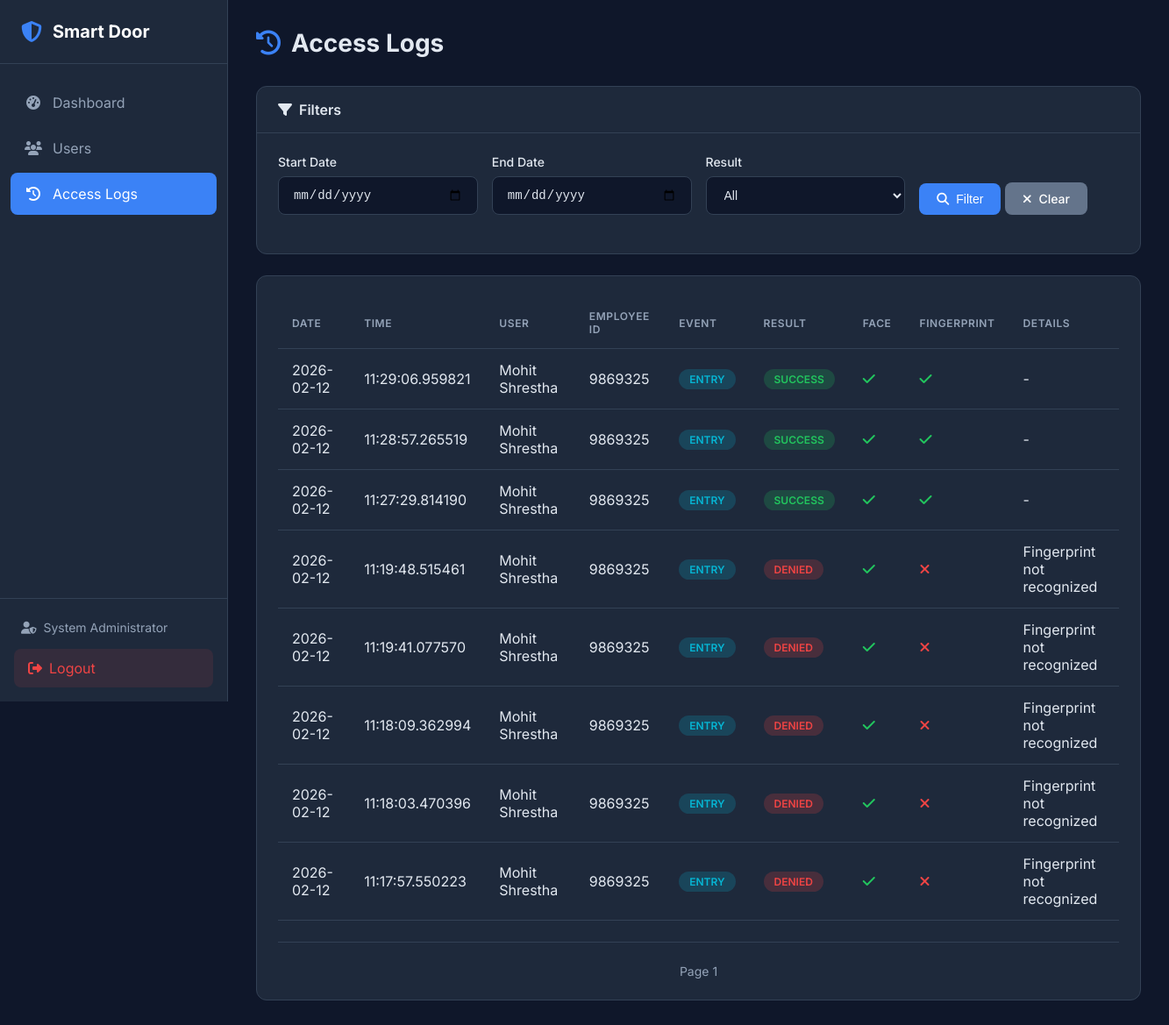
The app's page /logs (signed in), older data.
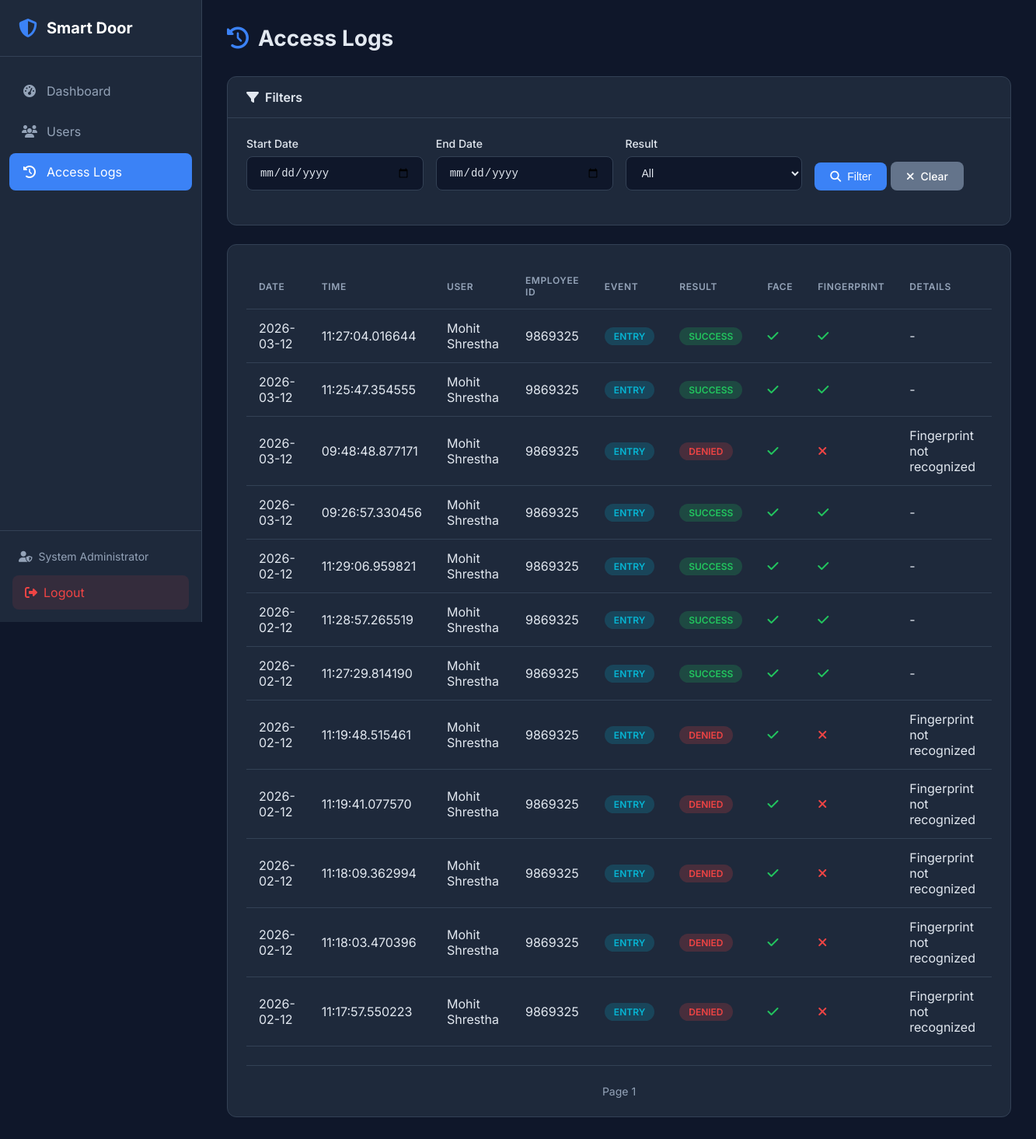
The same page, newer data.
### tables this page shows
CREATE TABLE admin (
    id INTEGER PRIMARY KEY AUTOINCREMENT,
    username VARCHAR(50) UNIQUE NOT NULL,
    password_hash VARCHAR(255) NOT NULL,
    email VARCHAR(100) UNIQUE NOT NULL,
    full_name VARCHAR(100) NOT NULL,
    is_active BOOLEAN DEFAULT 1,
    login_attempts INTEGER DEFAULT 0,
    locked_until DATETIME NULL,
    created_at DATETIME DEFAULT CURRENT_TIMESTAMP,
    updated_at DATETIME DEFAULT CURRENT_TIMESTAMP,
    last_login DATETIME NULL
);

CREATE TABLE access_logs (
    id INTEGER PRIMARY KEY AUTOINCREMENT,
    user_id INTEGER,  -- NULL if unknown person
    employee_id VARCHAR(50),  -- Stored separately for historical reference
    user_name VARCHAR(100),  -- Stored separately for historical reference
    event_type VARCHAR(10) NOT NULL CHECK(event_type IN ('ENTRY', 'EXIT')),
    access_date DATE NOT NULL,
    access_time TIME NOT NULL,
    result VARCHAR(20) NOT NULL CHECK(result IN ('SUCCESS', 'FAILED', 'DENIED')),
    face_match BOOLEAN DEFAULT 0,
    fingerprint_match BOOLEAN DEFAULT 0,
    failure_reason VARCHAR(255),
    confidence_score FLOAT,
    ip_address VARCHAR(45),
    created_at DATETIME DEFAULT CURRENT_TIMESTAMP,
    FOREIGN KEY (user_id) REFERENCES users(id) ON DELETE SET NULL
);

### web/app.py (the view)
@app.route('/logs')
@login_required
def logs():
    start_date = request.args.get('start_date')
    end_date = request.args.get('end_date')
    result_filter = request.args.get('result')
    page = int(request.args.get('page', 1))
    per_page = 50
    start = None
    end = None
    if start_date:
        try:
            start = datetime.strptime(start_date, '%Y-%m-%d').date()
        except:
            pass
    if end_date:
        try:
            end = datetime.strptime(end_date, '%Y-%m-%d').date()
        except:
            pass
    all_logs = access_log_repo.get_logs(
        start_date=start,
        end_date=end,
        result=result_filter if result_filter else None,
        limit=per_page,
        offset=(page - 1) * per_page
    )
    return render_template('logs.html',
                          logs=all_logs,
                          page=page,
                          start_date=start_date,
                          end_date=end_date,
                          result_filter=result_filter)

### database/db_manager.py (called while the page is built, shortened)
    def _get_connection(self) -> sqlite3.Connection:
        return self._local.connection

    def execute(self, query: str, params: tuple = ()) -> sqlite3.Cursor:
        conn = self._get_connection()
        cursor = conn.cursor()
        cursor.execute(query, params)
        return cursor

    def get_by_id(self, admin_id: int) -> Optional[Dict]:
        cursor = self.db.execute(
            "SELECT * FROM admin WHERE id = ?",
            (admin_id,)
        )
        row = cursor.fetchone()
        return dict(row) if row else None

    def get_logs(self, start_date: date = None, end_date: date = None,
                 user_id: int = None, result: str = None,
                 limit: int = 100, offset: int = 0) -> List[Dict]:
        query = "SELECT * FROM access_logs WHERE 1=1"
        params = []
        if start_date:
            query += " AND access_date >= ?"
            params.append(start_date)
        if end_date:
            query += " AND access_date <= ?"
            params.append(end_date)
        if user_id:
            query += " AND user_id = ?"
            params.append(user_id)
        if result:
            query += " AND result = ?"
            params.append(result)
        query += " ORDER BY access_date DESC, access_time DESC LIMIT ? OFFSET ?"
        params.extend([limit, offset])
        cursor = self.db.execute(query, tuple(params))
        return [dict(row) for row in cursor.fetchall()]

### web/app.py (called while the page is built)
def login_required(f):
    @wraps(f)
    def decorated_function(*args, **kwargs):
        if 'admin_id' not in session:
            flash('Please log in to access this page.', 'warning')
            return redirect(url_for('login'))
        admin = admin_repo.get_by_id(session['admin_id'])
        if not admin or not admin.get('is_active', False):
            session.clear()
            flash('Your session has expired.', 'warning')
            return redirect(url_for('login'))
        g.admin = admin
        return f(*args, **kwargs)
    return decorated_function

### web/templates/logs.html (shortened to what this page needs)
{% extends "base.html" %}
{% block content %}
<div class="page-header">
    <h1><i class="fas fa-history"></i> Access Logs</h1>
</div>
<div class="card">
    <div class="card-header">
        <h2><i class="fas fa-filter"></i> Filters</h2>
    </div>
    <div class="card-body">
        <form method="GET" class="filter-form">
            <div class="form-row">
                <div class="form-group">
                    <label for="start_date">Start Date</label>
                    <input type="date" id="start_date" name="start_date" value="{{ start_date or '' }}">
                </div>
                <div class="form-group">
                    <label for="end_date">End Date</label>
                    <input type="date" id="end_date" name="end_date" value="{{ end_date or '' }}">
                </div>
                <div class="form-group">
                    <label for="result">Result</label>
                    <select id="result" name="result">
                        <option value="">All</option>
                    </select>
                </div>
                <div class="form-group">
                    <button type="submit" class="btn btn-primary">
                        <i class="fas fa-search"></i> Filter
                    </button>
                    <a href="{{ url_for('logs') }}" class="btn btn-secondary">
                        <i class="fas fa-times"></i> Clear
                    </a>
                </div>
            </div>
        </form>
    </div>
</div>
<div class="card">
    <div class="card-body">
        {% if logs %}
        <table class="table">
            <thead>
                <tr>
                    <th>Date</th>
                    <th>Time</th>
                    <th>User</th>
                    <th>Employee ID</th>
                    <th>Event</th>
                    <th>Result</th>
                    <th>Face</th>
                    <th>Fingerprint</th>
                    <th>Details</th>
                </tr>
            </thead>
            <tbody>
                {% for log in logs %}
                <tr>
                    <td>{{ log.access_date }}</td>
                    <td>{{ log.access_time }}</td>
                    <td>{{ log.user_name or 'Unknown' }}</td>
                    <td>{{ log.employee_id or '-' }}</td>
                    <td>
                        <span class="badge badge-{{ 'info' if log.event_type == 'ENTRY' else 'secondary' }}">
                            {{ log.event_type }}
                        </span>
                    </td>
                    <td>
                        <span class="badge badge-{{ 'success' if log.result == 'SUCCESS' else 'danger' if log.result == 'DENIED' else 'warning' }}">
                            {{ log.result }}
                        </span>
                    </td>
                    <td>
                        <i class="fas fa-{{ 'check text-success' if log.face_match else 'times text-danger' }}"></i>
                    </td>
                    <td>
                        <i class="fas fa-{{ 'check text-success' if log.fingerprint_match else 'times text-danger' }}"></i>
                    </td>
                    <td>{{ log.failure_reason or '-' }}</td>
                </tr>
                {% endfor %}
            </tbody>
        </table>
        <div class="pagination">
            <span class="page-info">Page {{ page }}</span>
        </div>
        {% else %}
        <div class="empty-state">
            <i class="fas fa-history"></i>
            <h3>No Logs Found</h3>
            <p>No access logs match your filter criteria.</p>
        </div>
        {% endif %}
    </div>
</div>
{% endblock %}

### web/templates/base.html (shortened to what this page needs)
<!DOCTYPE html>
<html lang="en">
<head>
    <link rel="stylesheet" href="{{ url_for('static', filename='css/style.css') }}">
    <link rel="stylesheet" href="https://cdnjs.cloudflare.com/ajax/libs/font-awesome/6.4.0/css/all.min.css">
</head>
<body>
    {% if session.get('admin_id') %}
    <nav class="sidebar">
        <div class="sidebar-header">
            <i class="fas fa-shield-alt"></i>
            <span>Smart Door</span>
        </div>
        <ul class="nav-menu">
            <li class="nav-item">
                <a href="{{ url_for('dashboard') }}" class="nav-link {% if request.endpoint == 'dashboard' %}active{% endif %}">
                    <i class="fas fa-tachometer-alt"></i>
                    <span>Dashboard</span>
                </a>
            </li>
            <li class="nav-item">
                <a href="{{ url_for('users') }}" class="nav-link {% if 'user' in request.endpoint %}active{% endif %}">
                    <i class="fas fa-users"></i>
                    <span>Users</span>
                </a>
            </li>
            <li class="nav-item">
                <a href="{{ url_for('logs') }}" class="nav-link {% if request.endpoint == 'logs' %}active{% endif %}">
                    <i class="fas fa-history"></i>
                    <span>Access Logs</span>
                </a>
            </li>
        </ul>
        <div class="sidebar-footer">
            <div class="admin-info">
                <i class="fas fa-user-shield"></i>
                <span>{{ session.get('admin_name', 'Admin') }}</span>
            </div>
            <a href="{{ url_for('logout') }}" class="logout-btn">
                <i class="fas fa-sign-out-alt"></i>
                <span>Logout</span>
            </a>
        </div>
    </nav>
    {% endif %}
    <main class="main-content {% if not session.get('admin_id') %}full-width{% endif %}">
        {% block content %}{% endblock %}
    </main>
</body>
</html>

Row changes from the older to the newer data that the page shows:
added access_logs: access_date "2026-03-12", access_time "11:27:04.016644", user_name "Mohit Shrestha", employee "9869325", event_type "ENTRY", result "SUCCESS", face_match True (drawn), fingerprint_match True (drawn), failure_reason "-"
added access_logs: access_date "2026-03-12", access_time "11:25:47.354555", user_name "Mohit Shrestha", employee "9869325", event_type "ENTRY", result "SUCCESS", face_match True (drawn), fingerprint_match True (drawn), failure_reason "-"
added access_logs: access_date "2026-03-12", access_time "09:48:48.877171", user_name "Mohit Shrestha", employee "9869325", event_type "ENTRY", result "DENIED", face_match True (drawn), fingerprint_match False (drawn), failure_reason "Fingerprint not recognized"
added access_logs: access_date "2026-03-12", access_time "09:26:57.330456", user_name "Mohit Shrestha", employee "9869325", event_type "ENTRY", result "SUCCESS", face_match True (drawn), fingerprint_match True (drawn), failure_reason "-"
